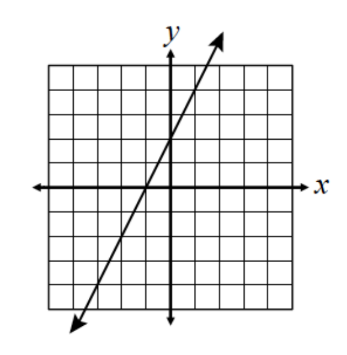
#> input picture linegraph.png, 347 x 355 px
$ jupyter execute --allow-errors dotted.ipynb   (shell and % lines are left out)   (older library calls are emulated)
#> lines starting #> are read from the running program, lines starting #| are printed output that depends on the picture; after the words box and inside, x2 and y2 are one past the last pixel; in counts of white or black regions, pixels touching at a corner belong together
[cell 1]
from matplotlib import pyplot as plt
import cv2
import numpy as np
import pytesseract
from pytesseract import Output

def iswhite(color):
    return color>=250

def find_grid_bounds(img):
    y_end, x_end = img.shape[:2]
    y_end-=1
    x_end-=1
    x_start, y_start = 0,0
    curx = x_start
    cury = y_start
    bound = {}
    while curx<x_end:
        found=False
        cury=y_start
        while cury<y_end and iswhite(img[cury,curx]):
            cury+=1
        if not cury>=y_end/2:
            found=True
            break
        if found:
            break
        curx+=1
    bound['x_start']=curx
    bound['y_start']=cury

    cury=y_end
    curx=x_end
    while curx>=0:
        found=False
        cury=y_end
        while cury>=0 and iswhite(img[cury,curx]):
            cury-=1
        if cury>(2*y_end)/3:
            found=True
            break
        if found:
            break
        curx-=1
    bound['x_end']=curx
    bound['y_end']=cury
    cv2.rectangle(img,(bound['x_start'],bound['y_start']),(bound['x_end'],bound['y_end']),(0,255,0),2)
    plt.imshow(img)
    return bound


def get_mids(bounds):
    midx = int((bounds['x_end']-bounds['x_start'])/2)+50
    midy = int((bounds['y_end']-bounds['y_start'])/2)+70
    return midx,midy

def overlay_grid(img,bounds,typ):
    gap=2
    white=(255,255,255)
    thickness=1
    cross_hair = 10
    err=10
    midx,midy=get_mids(bounds)

    if typ=='hor':
        for x in range(bounds['x_start'],bounds['x_end']+1,gap):
            if abs(x-midx)<=cross_hair:
                continue
            cv2.line(img, (x, bounds['y_start']-err), (x, midy-cross_hair), 255, thickness)
            cv2.line(img, (x, midy+cross_hair), (x, bounds['y_end']+err), 255, thickness)

    if typ=='ver':
        for y in range(bounds['y_start'],bounds['y_end']+1,gap):
            if abs(y-midy)<=cross_hair:
                continue
            cv2.line(img, (bounds['x_start']-err,y), (midx-cross_hair,y), 255, thickness)
            cv2.line(img, (midx+cross_hair,y), (bounds['x_end']+err,y), 255, thickness)
def delete_axis_labels(img,bounds):
    size=40
    midx, midy = get_mids(bounds)
    x_coords = (bounds['x_end']+10,midy-50)
    y_coords = (midx-50,bounds['y_start']-50)
    cv2.rectangle(img, x_coords,(x_coords[0]+size,x_coords[1]+size), 255,-1)
    cv2.rectangle(img, y_coords,(y_coords[0]+size,y_coords[1]+size), 255,-1)
    return x_coords, y_coords,size

def add_axis_labels(img,bounds):
    x_coords,y_coords,size = delete_axis_labels(img,bounds)
    x = cv2.cvtColor(cv2.imread('x.png'), cv2.COLOR_BGR2GRAY)
    x = cv2.resize(x, (size,size), interpolation = cv2.INTER_AREA)
    y = cv2.cvtColor(cv2.imread('y.png'), cv2.COLOR_BGR2GRAY)
    y = cv2.resize(y, (size,size), interpolation = cv2.INTER_AREA)

    img[x_coords[1]+size:x_coords[1]+2*size, x_coords[0]:x_coords[0]+size] = x
    img[y_coords[1]:y_coords[1]+size, y_coords[0]+size:y_coords[0]+2*size] = y

def fix_gaps(curve):
    image, contours, _ = cv2.findContours(curve,cv2.RETR_TREE,cv2.CHAIN_APPROX_SIMPLE)
    orig = cv2.imread('linegraph.png')
    cv2.drawContours(curve, contours, -1, (0, 255, 0), 12)
    image, contours, _ = cv2.findContours(curve,cv2.RETR_TREE,cv2.CHAIN_APPROX_SIMPLE)
    cv2.drawContours(curve, contours, -1, (0, 255, 0), 3)
    kernel = np.ones((3,3),np.uint8)

    return cv2.dilate(curve,kernel,iterations = 4)

[cell 2]
plt.rcParams['figure.figsize'] = [15, 10]
def isolate_grid(img=cv2.imread('linegraph.png')):
    #find axes
    kernel_y = np.ones((200,1), np.uint8)
    kernel_x = np.ones((1,200), np.uint8)
    yaxis = cv2.morphologyEx(img, cv2.MORPH_CLOSE, kernel_y)
    xaxis = cv2.morphologyEx(img, cv2.MORPH_CLOSE, kernel_x)
    #_, xaxis = cv2.threshold(xaxis, 100, 255, cv2.THRESH_BINARY)
    #_, yaxis = cv2.threshold(yaxis, 100, 255, cv2.THRESH_BINARY)
    plt.imshow(xaxis,cmap=plt.cm.gray)
    return xaxis, yaxis
d=isolate_grid()
#> in isolate_grid, `kernel_y = np.ones((200,1), np.uint8)`: kernel_y = 200 values from 1 to 1
#> in isolate_grid, img is the input picture: shape (355, 347, 3); mean B, G, R 236.6, 236.6, 236.6

[cell 3]
img = cv2.imread('linegraph.png')
img = cv2.cvtColor(img, cv2.COLOR_BGR2GRAY)
#> img: shape (355, 347)
ret, img = cv2.threshold(img, 230, 255, cv2.THRESH_BINARY)
#> img: shape (355, 347); 86.9% white; 3 black regions, box (x1, y1, x2, y2) and area: (32, 31, 309, 334) 15890, (162, 26, 180, 48) 146, (313, 179, 330, 194) 128
kernel = np.zeros((15,15),np.uint8)
#img = cv2.erode(img,kernel,iterations = 25)
plt.rcParams['figure.figsize'] = [10, 5]
#edges = cv2.Canny(img,50,150,apertureSize = 3)
plt.imshow(img,cmap=plt.cm.gray)

bounds = find_grid_bounds(img)
#> in find_grid_bounds, `cv2.rectangle(img,(bound['x_start'],bound['y_start']),(bound['x_end'],..`:
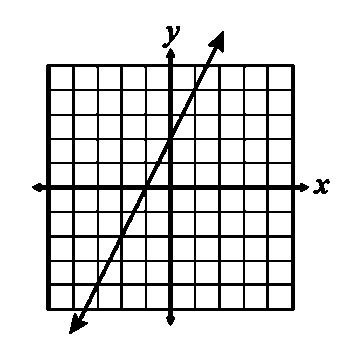
#> img: shape (355, 347); 86.5% white; 3 black regions, box (x1, y1, x2, y2) and area: (32, 31, 309, 334) 16374, (162, 26, 180, 48) 146, (313, 179, 330, 194) 128
#> bounds = {'x_start': 47, 'y_start': 65, 'x_end': 293, 'y_end': 309}
comp=bounds
#> comp has the same summary as bounds

cv2.rectangle(img,(comp['x_start'],comp['y_start']),(comp['x_end'],comp['y_end']),(0,255,0),2)
#plt.imshow(img)

#find axes
xaxis, yaxis = isolate_grid(img)
#> in isolate_grid (call 2), `yaxis = cv2.morphologyEx(img, cv2.MORPH_CLOSE, kernel_y)`: yaxis: shape (355, 347); 93.1% white; 11 black regions, largest, box (x1, y1, x2, y2) and area: (168, 49, 173, 327) 1377, (46, 65, 51, 312) 1233, (291, 65, 295, 312) 986
#> in isolate_grid (call 2), `xaxis = cv2.morphologyEx(img, cv2.MORPH_CLOSE, kernel_x)`: xaxis: shape (355, 347); 94% white; 11 black regions, largest, box (x1, y1, x2, y2) and area: (33, 185, 310, 190) 1375, (47, 235, 296, 238) 747, (47, 283, 296, 286) 747
plt.imshow(xaxis,cmap=plt.cm.gray)

#find figure
curve = cv2.add(img, (255-xaxis))
#> curve: shape (355, 347); 92.4% white; 114 black regions (6 under 20 px), largest, box (x1, y1, x2, y2) and area: (46, 64, 51, 185) 561, (46, 190, 51, 311) 553, (206, 31, 224, 64) 256
curve = cv2.add(curve, (255-yaxis))
#> curve: shape (355, 347); 98.6% white; 44 black regions (30 under 20 px), largest, box (x1, y1, x2, y2) and area: (206, 31, 224, 64) 256, (69, 311, 88, 334) 225, (162, 26, 180, 48) 146
ret, imt = cv2.threshold(img, 100, 255, cv2.THRESH_BINARY)

plt.imshow(imt,cmap=plt.cm.gray)
#plt.imshow(np.maximum(edges,imt))
ret, curve = cv2.threshold(curve, 100, 255, cv2.THRESH_BINARY)

#line = thresh_img
curve = cv2.medianBlur(curve, 5)
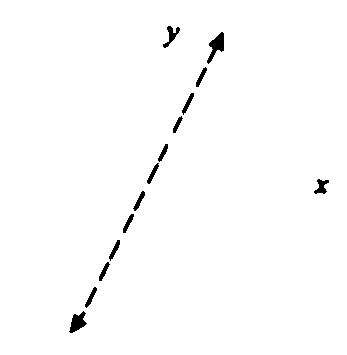
#> curve: shape (355, 347); 98.7% white; 14 black regions, largest, box (x1, y1, x2, y2) and area: (207, 32, 224, 64) 247, (69, 311, 87, 333) 216, (163, 26, 180, 48) 137
delete_axis_labels(curve,bounds)
#> in get_mids, `midx = int((bounds['x_end']-bounds['x_start'])/2)+50`: midx = 173
#> in get_mids, `midy = int((bounds['y_end']-bounds['y_start'])/2)+70`: midy = 192
#> in delete_axis_labels, `midx, midy = get_mids(bounds)`: midx = 173; midy = 192
#> in delete_axis_labels, `x_coords = (bounds['x_end']+10,midy-50)`: x_coords = (303, 142)
#> in delete_axis_labels, `y_coords = (midx-50,bounds['y_start']-50)`: y_coords = (123, 15)
#> in delete_axis_labels, `cv2.rectangle(img, y_coords,(y_coords[0]+size,y_coords[1]+size), 255,-1)`: img: shape (355, 347); 98.8% white; 14 black regions
curve = fix_gaps(curve)
#> in fix_gaps, `image, contours, _ = cv2.findContours(curve,cv2.RETR_TREE,cv2.CHAIN_AP..`: contours = 15 contours; largest, box (x1, y1, x2, y2) and area: (0, 0, 347, 355) 122484, (206, 31, 225, 65) 284, (68, 310, 88, 334) 244, (163, 25, 181, 49) 166, (181, 92, 195, 116) 112
#> in fix_gaps, `image, contours, _ = cv2.findContours(curve,cv2.RETR_TREE,cv2.CHAIN_AP..`: contours = 4 contours; box (x1, y1, x2, y2) and area: (7, 7, 340, 348) 112880, (61, 24, 232, 341) 6548, (156, 18, 188, 56) 754, (306, 175, 335, 202) 554
#> in fix_gaps, `cv2.drawContours(curve, contours, -1, (0, 255, 0), 3)`: curve: shape (355, 347); 80.8% white; 3 black regions, box (x1, y1, x2, y2) and area: (0, 0, 347, 355) 14400, (59, 22, 234, 343) 8220, (154, 16, 190, 58) 999
#> in fix_gaps, `return cv2.dilate(curve,kernel,iterations = 4)`:
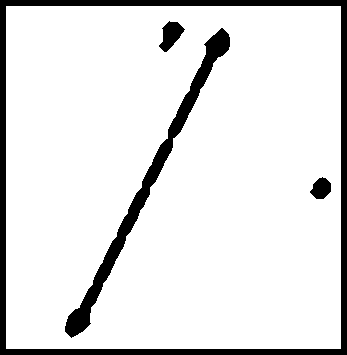
#> returned value: shape (355, 347); 89.2% white; 4 black regions, box (x1, y1, x2, y2) and area: (0, 0, 347, 355) 8280, (65, 28, 230, 338) 4280, (159, 21, 185, 52) 446, (310, 177, 331, 199) 321
#plt.imshow(curve, cmap = plt.cm.gray)

#make axes dotted
overlay_grid(yaxis,bounds,"ver")
#> in overlay_grid, `midx,midy=get_mids(bounds)`: midx = 173; midy = 192
#> after the loop in overlay_grid, `for y in range(bounds['y_start'],bounds['y_end']+1,gap):`:
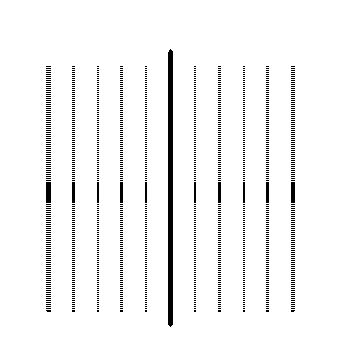
#> img: shape (355, 347); 95.7% white; 1131 black regions (1120 under 20 px), largest, box (x1, y1, x2, y2) and area: (168, 49, 173, 327) 1377, (46, 182, 51, 203) 105, (291, 182, 295, 203) 84
overlay_grid(xaxis,bounds,"hor")
#> call 2 of overlay_grid, with typ = 'hor'
#> after the loop in overlay_grid (call 2), `for x in range(bounds['x_start'],bounds['x_end']+1,gap):`:
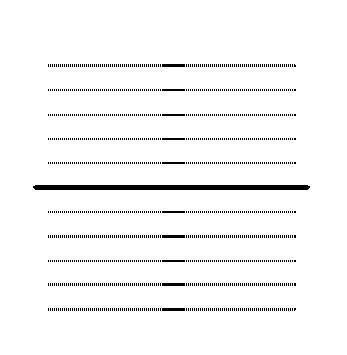
#> img: shape (355, 347); 96.2% white; 1131 black regions (1120 under 20 px), largest, box (x1, y1, x2, y2) and area: (33, 185, 310, 190) 1375, (162, 64, 185, 67) 69, (162, 235, 185, 238) 69
axes = np.minimum(xaxis,yaxis)
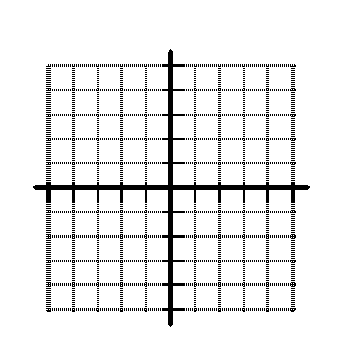
#> axes: shape (355, 347); 92.3% white; 1921 black regions (1918 under 20 px), largest, box (x1, y1, x2, y2) and area: (33, 49, 310, 327) 3623, (290, 234, 296, 239) 22, (290, 282, 296, 287) 22
_,axes = cv2.threshold(axes, 180, 255, cv2.THRESH_BINARY)
#final
curve_edges = cv2.Canny(curve,600,600,apertureSize = 7)
#> curve_edges: shape (355, 347); 1.9% white in thin lines or dots
kernel = np.ones((2,2), np.uint8)
curve_edges = cv2.dilate(curve_edges,kernel,iterations = 1)
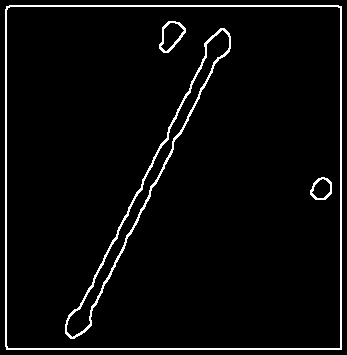
#> curve_edges: shape (355, 347); 3.9% white in thin lines or dots
#plt.imshow(curve_edges, cmap=plt.cm.gray)

final = np.minimum(axes,curve)
#> final: shape (355, 347); 81.9% white; 1811 black regions (1806 under 20 px), largest, box (x1, y1, x2, y2) and area: (0, 0, 347, 355) 8280, (33, 21, 310, 338) 8198, (310, 177, 331, 199) 321, (290, 234, 296, 239) 22, (290, 282, 296, 287) 22
final = np.maximum(final,curve_edges)
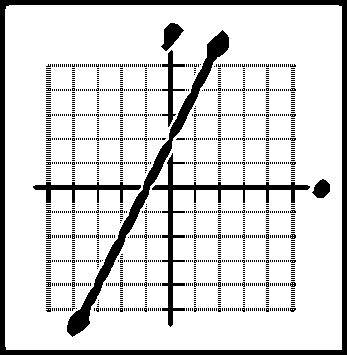
#> final: shape (355, 347); 84% white; 1836 black regions (1827 under 20 px), largest, box (x1, y1, x2, y2) and area: (0, 0, 347, 355) 6933, (67, 30, 229, 337) 3396, (152, 153, 310, 327) 2084
#add labels
#> (the rest of this cell did not finish here and is left out)

#> in delete_axis_labels (call 2), `cv2.rectangle(img, x_coords,(x_coords[0]+size,x_coords[1]+size), 255,-1)`: img: shape (355, 347); 84% white; 1836 black regions (1827 under 20 px), largest, box (x1, y1, x2, y2) and area: (0, 0, 347, 355) 6851, (67, 30, 229, 337) 3396, (152, 153, 310, 327) 2084
#> in delete_axis_labels (call 2), `cv2.rectangle(img, y_coords,(y_coords[0]+size,y_coords[1]+size), 255,-1)`: img: shape (355, 347); 84.1% white; 1836 black regions (1827 under 20 px)
#> in add_axis_labels, `x_coords,y_coords,size = delete_axis_labels(img,bounds)`: x_coords = (303, 142); y_coords = (123, 15); size = 40

plt.imshow(final, cmap = plt.cm.gray)
#plt.savefig("final.png")

[cell 4]
fixed = fix_gaps(curve)
#> in fix_gaps (call 2), `image, contours, _ = cv2.findContours(curve,cv2.RETR_TREE,cv2.CHAIN_AP..`: contours = 4 contours; box (x1, y1, x2, y2) and area: (6, 6, 341, 349) 114228, (64, 27, 231, 339) 4598, (158, 20, 186, 53) 482, (309, 176, 332, 200) 348
#> in fix_gaps (call 2), `image, contours, _ = cv2.findContours(curve,cv2.RETR_TREE,cv2.CHAIN_AP..`: contours = 2 contours; box (x1, y1, x2, y2) and area: (13, 13, 334, 342) 94564, (151, 13, 193, 60) 1206
#> in fix_gaps (call 2), `cv2.drawContours(curve, contours, -1, (0, 255, 0), 3)`:
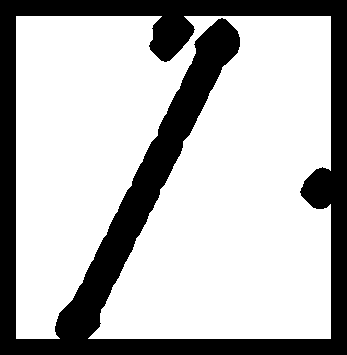
#> curve: shape (355, 347); 71.6% white; 1 black region, box (x1, y1, x2, y2) and area: (0, 0, 347, 355) 34949
#> in fix_gaps (call 2), `return cv2.dilate(curve,kernel,iterations = 4)`:
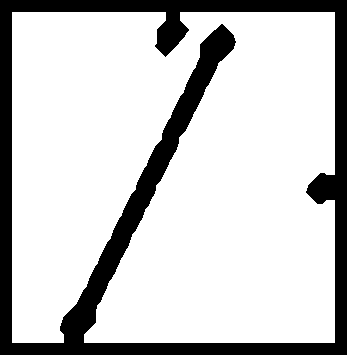
#> returned value: shape (355, 347); 79.6% white; 1 black region, box (x1, y1, x2, y2) and area: (0, 0, 347, 355) 25108

$ run again, with test.png copied over linegraph.png
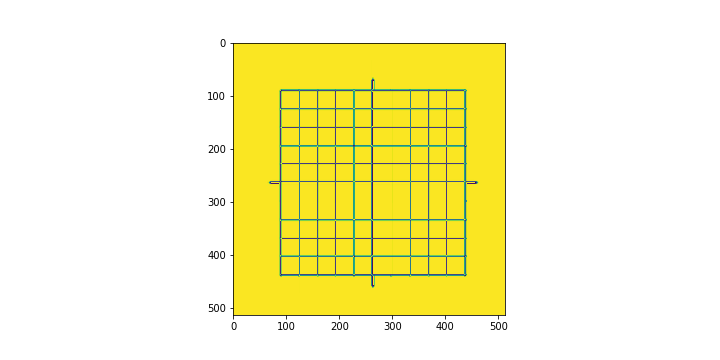
#> input picture test.png, 720 x 360 px
#> kernel_y = 200 values from 1 to 1
#> in isolate_grid, img is the input picture: shape (360, 720, 3); mean B, G, R 192.8, 244.1, 247.9
#> in find_grid_bounds, `cv2.rectangle(img,(bound['x_start'],bound['y_start']),(bound['x_end'],..`:
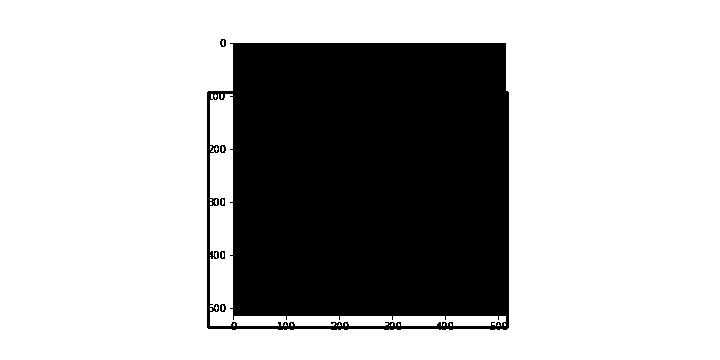
#> img: shape (360, 720); 70.1% white; 6 black regions, box (x1, y1, x2, y2) and area: (207, 43, 509, 330) 77458, (220, 39, 226, 47) 32, (220, 145, 226, 153) 32, (220, 304, 226, 312) 32, (220, 198, 225, 206) 28, (220, 251, 225, 259) 28
#> bounds = {'x_start': 208, 'y_start': 92, 'x_end': 507, 'y_end': 327}
#> comp has the same summary as bounds
#> yaxis: shape (360, 720); 70.7% white; 2 black regions, box (x1, y1, x2, y2) and area: (233, 44, 509, 331) 75266, (207, 92, 210, 330) 712
#> xaxis: shape (360, 720); 70.6% white; 2 black regions, box (x1, y1, x2, y2) and area: (208, 43, 510, 316) 75298, (208, 326, 510, 329) 904
#> in get_mids, `midx = int((bounds['x_end']-bounds['x_start'])/2)+50`: midx = 199
#> in get_mids, `midy = int((bounds['y_end']-bounds['y_start'])/2)+70`: midy = 187
#> in delete_axis_labels, `midx, midy = get_mids(bounds)`: midx = 199; midy = 187
#> in delete_axis_labels, `x_coords = (bounds['x_end']+10,midy-50)`: x_coords = (517, 137)
#> in delete_axis_labels, `y_coords = (midx-50,bounds['y_start']-50)`: y_coords = (149, 42)
#> in fix_gaps, `image, contours, _ = cv2.findContours(curve,cv2.RETR_TREE,cv2.CHAIN_AP..`: contours = 36 contours, 29 with area under 20; largest, box (x1, y1, x2, y2) and area: (0, 0, 720, 360) 258121, (209, 251, 218, 259) 44, (211, 198, 218, 206) 40, (211, 145, 218, 153) 30, (211, 304, 218, 312) 30, (217, 251, 222, 259) 20, (217, 198, 222, 206) 20
#> in fix_gaps, `image, contours, _ = cv2.findContours(curve,cv2.RETR_TREE,cv2.CHAIN_AP..`: contours = 13 contours; largest, box (x1, y1, x2, y2) and area: (7, 7, 713, 353) 243225, (202, 244, 232, 266) 472, (204, 191, 232, 213) 456, (204, 138, 232, 160) 452, (204, 297, 232, 319) 444
#> in overlay_grid, `midx,midy=get_mids(bounds)`: midx = 199; midy = 187
#> axes: shape (360, 720); 75.9% white; 182 black regions (180 under 20 px), largest, box (x1, y1, x2, y2) and area: (231, 43, 510, 316) 61396, (207, 91, 210, 330) 607
#> in add_axis_labels, `x_coords,y_coords,size = delete_axis_labels(img,bounds)`: x_coords = (517, 137); y_coords = (149, 42); size = 40
#> in fix_gaps (call 2), `image, contours, _ = cv2.findContours(curve,cv2.RETR_TREE,cv2.CHAIN_AP..`: contours = 12 contours; largest, box (x1, y1, x2, y2) and area: (6, 6, 714, 354) 245329, (207, 299, 240, 330) 392, (204, 246, 230, 264) 288, (206, 193, 230, 211) 278, (206, 140, 230, 158) 276
#> in fix_gaps (call 2), `image, contours, _ = cv2.findContours(curve,cv2.RETR_TREE,cv2.CHAIN_AP..`: contours = 12 contours; largest, box (x1, y1, x2, y2) and area: (13, 13, 707, 347) 230769, (200, 292, 247, 337) 1159, (197, 239, 237, 271) 840, (199, 186, 237, 218) 818, (199, 133, 237, 165) 814
#> in fix_gaps (call 2), `return cv2.dilate(curve,kernel,iterations = 4)`:
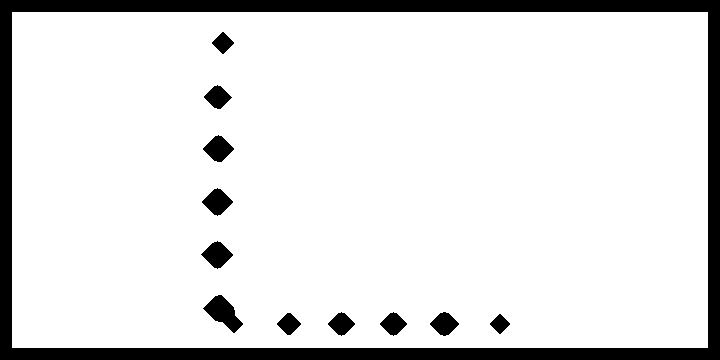
#> returned value: shape (360, 720); 88.5% white; 12 black regions, largest, box (x1, y1, x2, y2) and area: (0, 0, 720, 360) 25344, (203, 295, 243, 333) 734, (201, 241, 233, 269) 508
